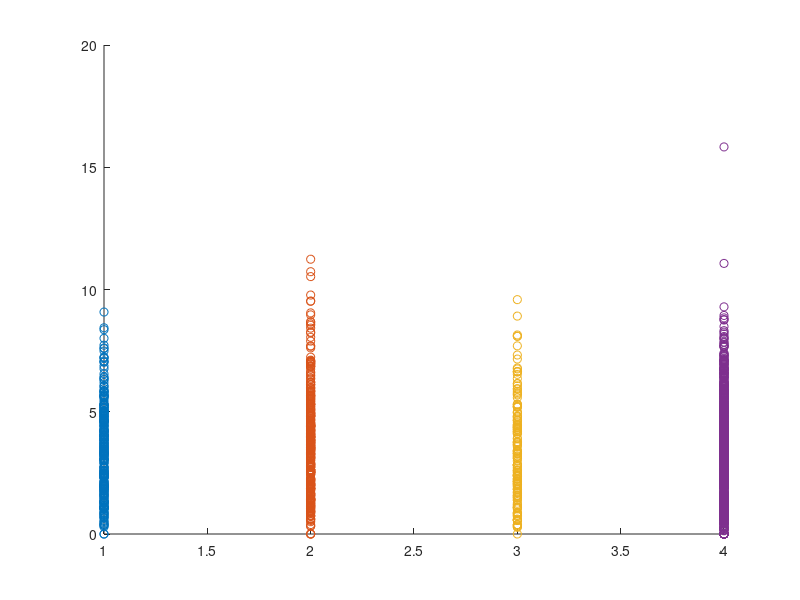
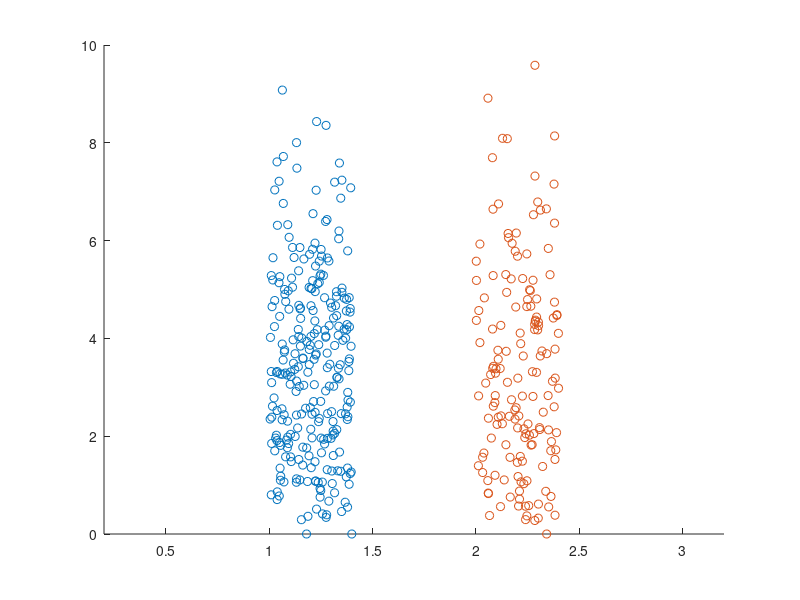

Source code (MATLAB) for these figures, in order:

load('allThetaIndex.mat')

clc
%3DPC in PFC, how many theta-modulated cell
temp=allThetaIndex(:,2);
tempp=intersect(find(allThetaIndex(:,3)==1),find(allThetaIndex(:,4)==1));
sum(temp(tempp))/length(temp(tempp))

%3DPC in HPC, how many theta-modulated cell
temp=allThetaIndex(:,2);
tempp=intersect(find(allThetaIndex(:,3)==2),find(allThetaIndex(:,4)==1));
sum(temp(tempp))/length(temp(tempp))

% theta modulation scatter
temp1=intersect(find(allThetaIndex(:,3)==1),find(allThetaIndex(:,4)==1));
temp2=intersect(find(allThetaIndex(:,3)==1),find(allThetaIndex(:,4)==2));
temp3=intersect(find(allThetaIndex(:,3)==2),find(allThetaIndex(:,4)==1));
temp4=intersect(find(allThetaIndex(:,3)==2),find(allThetaIndex(:,4)==2));
temp=allThetaIndex(:,1);
temp1=temp(temp1);
temp2=temp(temp2);
temp3=temp(temp3);
temp4=temp(temp4);
close all
 %figure('Position',[100 100 200 200])
scatter(temp1*0+1,temp1);hold on
scatter(temp2*0+2,temp2);hold on
scatter(temp3*0+3,temp3);hold on
scatter(temp4*0+4,temp4);hold on

[h,p]=ttest2(temp1,temp2)
[h,p]=ttest2(temp3,temp4)
[h,p]=ttest2(temp1,temp3)
mean(temp1)
mean(temp2)

figure
scatter(temp1*0+1+0.4*rand(length(temp1),1),temp1);hold on
scatter(temp3*0+2+0.4*rand(length(temp3),1),temp3);hold on
xlim([0.2 3.2])
[h,p]=ttest2(temp1,temp3)
mean(temp1)
mean(temp3)
